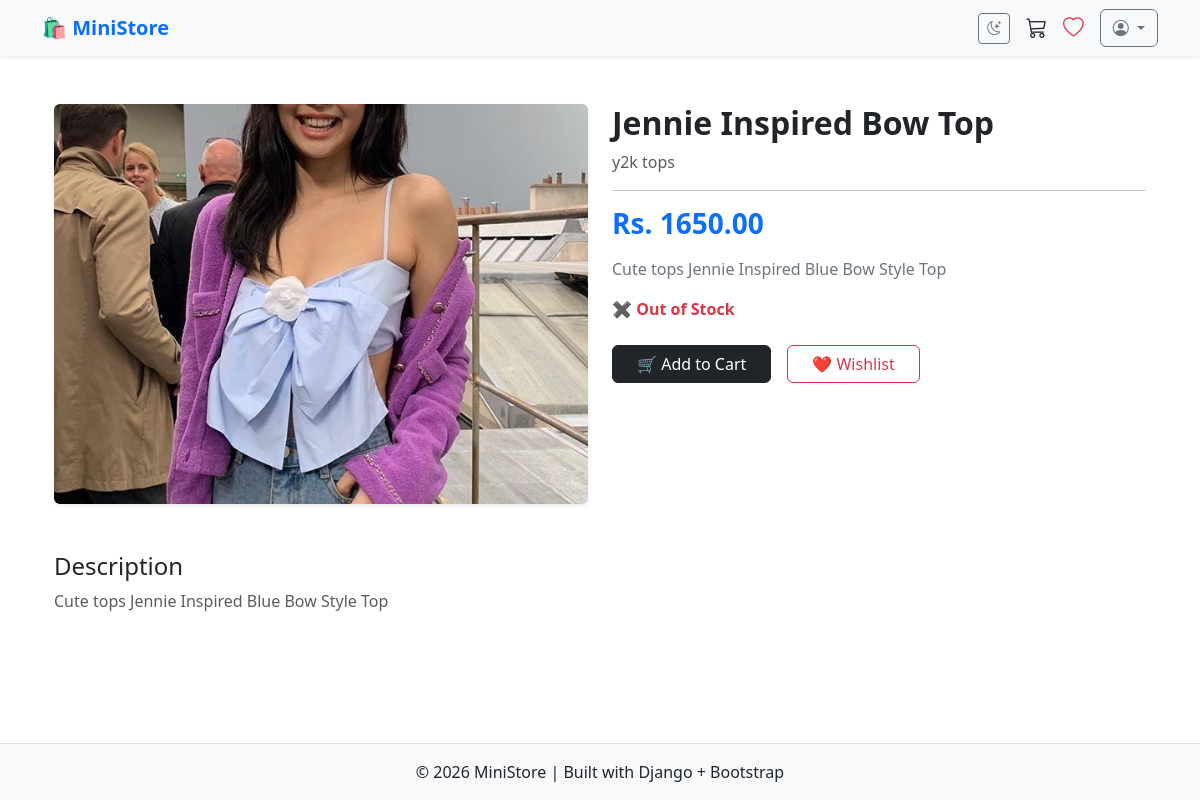
The page /product-detail/3/ (signed in) on the database its author committed.
### ministore/models.py (models this page shows, shortened)
class Product(models.Model):
    category = models.ForeignKey(Category,on_delete=models.CASCADE)
    name = models.CharField(max_length=200)
    description = models.TextField()
    stock = models.PositiveBigIntegerField(default=0)
    price = models.DecimalField(max_digits=10,decimal_places=2)
    image = models.ImageField(upload_to="products/")
    created_at = models.DateTimeField(auto_now_add=True,null=True,blank=True)

class Category(models.Model):
    name = models.CharField(max_length=200)
    def __str__(self):
        return self.name
    class Meta:
        verbose_name = "category"
        verbose_name_plural = 'Categories'

### ministore/views.py (the view)
class ProductDetailView(LoginRequiredMixin,DetailView):
    model = Product
    template_name = "product_detail.html"
    context_object_name = "product"
    def get_queryset(self):
        return Product.objects.filter(pk=self.kwargs['pk'])

### ministore/context_processors.py (called while the page is built)
def cart_item_count(request):
    cart = request.session.get("cart", {})  # get the cart from session
    total_quantity = sum(cart.values())     # sum all quantities
    return {"cart_count": total_quantity}   # send this to templates

def wishlist_count(request):
    wishlist = request.session.get("wishlist", [])
    return {"wishlist_count": len(wishlist)}

### templates/product_detail.html
{% extends "base.html" %}
{% block content %}
<div class="container py-4">
  <div class="row g-4">
    <div class="col-md-6">
      <div class="card border-0 shadow-sm">
        <img src="{{ product.image.url }}"
             class="img-fluid rounded"
             style="height: 400px; object-fit: cover;">
      </div>
    </div>
    <div class="col-md-6">
      <h2 class="fw-bold">{{ product.name }}</h2>
      <p class="text-muted">{{ product.category }}</p>
      <hr>
      <h3 class="text-primary fw-bold mb-3">
        Rs. {{ product.price }}
      </h3>
      <p class="text-secondary">
        {{ product.description }}
      </p>
      {% if product.stock > 0 %}
        <p class="text-success fw-semibold">✔ In Stock ({{ product.stock }})</p>
      {% else %}
        <p class="text-danger fw-semibold">✖ Out of Stock</p>
      {% endif %}
      <div class="d-flex gap-3 mt-4">
        <a href="{% url 'add-cart' product.pk %}"
           class="btn btn-dark px-4">
           🛒 Add to Cart
        </a>
        <a href="{% url 'add_to_wishlist' product.id %}"
           class="btn btn-outline-danger px-4">
           ❤️ Wishlist
        </a>
      </div>
    </div>
  </div>
  <div class="mt-5">
    <h4>Description</h4>
    <p class="text-muted">{{ product.description }}</p>
  </div>
</div>
{% endblock content %}

### templates/base.html (style rules this page uses)
body { min-height: 100vh; display: flex; flex-direction: column; }

### rows shown on the page
Product: image (picture), name "Jennie Inspired Bow Top", category "y2k tops", price "1650.00", description "Cute tops Jennie Inspired Blue Bow Style Top"
